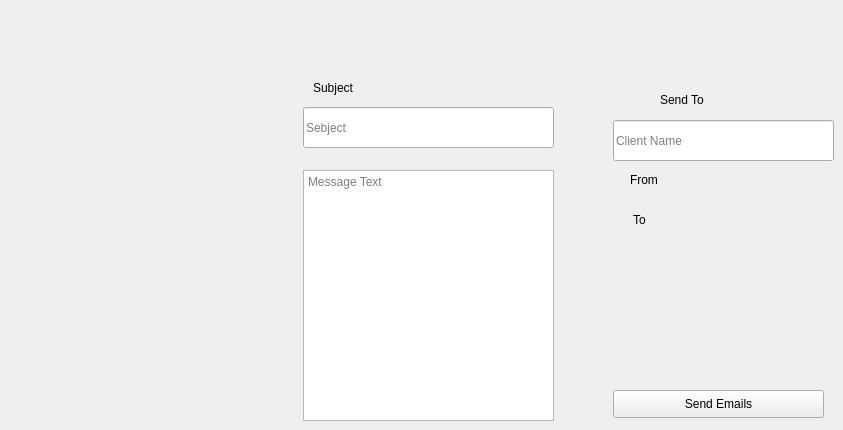
      <widget class="QWidget" name="tab_10">
       <attribute name="title">
        <string>Specail Message</string>
       </attribute>
       <widget class="QLabel" name="label_102">
        <property name="geometry">
         <rect>
          <x>630</x>
          <y>170</y>
          <width>101</width>
          <height>20</height>
         </rect>
        </property>
        <property name="text">
         <string>From</string>
        </property>
       </widget>
       <widget class="QLabel" name="label_103">
        <property name="geometry">
         <rect>
          <x>633</x>
          <y>210</y>
          <width>101</width>
          <height>20</height>
         </rect>
        </property>
        <property name="text">
         <string>To </string>
        </property>
       </widget>
       <widget class="QLineEdit" name="lineEdit_57">
        <property name="geometry">
         <rect>
          <x>613</x>
          <y>120</y>
          <width>221</width>
          <height>41</height>
         </rect>
        </property>
        <property name="placeholderText">
         <string>Client Name</string>
        </property>
       </widget>
       <widget class="QPushButton" name="pushButton_20">
        <property name="geometry">
         <rect>
          <x>613</x>
          <y>390</y>
          <width>211</width>
          <height>28</height>
         </rect>
        </property>
        <property name="text">
         <string>Send Emails</string>
        </property>
       </widget>
       <widget class="QLabel" name="label_100">
        <property name="geometry">
         <rect>
          <x>313</x>
          <y>80</y>
          <width>58</width>
          <height>16</height>
         </rect>
        </property>
        <property name="text">
         <string>Subject</string>
        </property>
       </widget>
       <widget class="QLineEdit" name="lineEdit_56">
        <property name="geometry">
         <rect>
          <x>303</x>
          <y>107</y>
          <width>251</width>
          <height>41</height>
         </rect>
        </property>
        <property name="placeholderText">
         <string>Sebject</string>
        </property>
       </widget>
       <widget class="QPlainTextEdit" name="plainTextEdit_2">
        <property name="geometry">
         <rect>
          <x>303</x>
          <y>170</y>
          <width>251</width>
          <height>251</height>
         </rect>
        </property>
        <property name="placeholderText">
         <string>Message Text</string>
        </property>
       </widget>
       <widget class="QLabel" name="label_101">
        <property name="geometry">
         <rect>
          <x>660</x>
          <y>90</y>
          <width>101</width>
          <height>20</height>
         </rect>
        </property>
        <property name="text">
         <string>Send To </string>
        </property>
       </widget>
      </widget>
